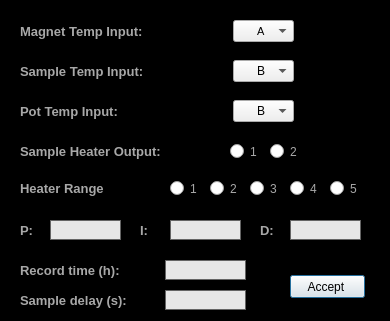
<?xml version="1.0" encoding="UTF-8"?>
<ui version="4.0">
 <class>Dialog</class>
 <widget class="QDialog" name="Dialog">
  <property name="geometry">
   <rect>
    <x>0</x>
    <y>0</y>
    <width>390</width>
    <height>321</height>
   </rect>
  </property>
  <property name="sizePolicy">
   <sizepolicy hsizetype="Fixed" vsizetype="Fixed">
    <horstretch>0</horstretch>
    <verstretch>0</verstretch>
   </sizepolicy>
  </property>
  <property name="minimumSize">
   <size>
    <width>390</width>
    <height>321</height>
   </size>
  </property>
  <property name="maximumSize">
   <size>
    <width>390</width>
    <height>321</height>
   </size>
  </property>
  <property name="windowTitle">
   <string>Measurement Settings</string>
  </property>
  <property name="windowIcon">
   <iconset resource="../Resources/nSOTScannerResources.qrc">
    <normaloff>:/nSOTScanner/Pictures/jj_schema.svg</normaloff>:/nSOTScanner/Pictures/jj_schema.svg</iconset>
  </property>
  <property name="styleSheet">
   <string notr="true">#Dialog{background-color: rgb(0,0,0);}

QLabel{
color:rgb(168,168,168)
}

QLineEdit{
border: 1px solid rgb(100,100,100);
background-color:rgb(230,230,230);
}

QCheckBox{
color: rgb(168,168,168)
}

QRadioButton{
color: rgb(168,168,168)
}</string>
  </property>
  <widget class="QPushButton" name="pushButton">
   <property name="geometry">
    <rect>
     <x>290</x>
     <y>275</y>
     <width>75</width>
     <height>23</height>
    </rect>
   </property>
   <property name="text">
    <string>Accept </string>
   </property>
  </widget>
  <widget class="QLineEdit" name="lineEdit_I">
   <property name="geometry">
    <rect>
     <x>170</x>
     <y>220</y>
     <width>71</width>
     <height>20</height>
    </rect>
   </property>
   <property name="alignment">
    <set>Qt::AlignCenter</set>
   </property>
  </widget>
  <widget class="QLineEdit" name="lineEdit_D">
   <property name="geometry">
    <rect>
     <x>290</x>
     <y>220</y>
     <width>71</width>
     <height>20</height>
    </rect>
   </property>
   <property name="alignment">
    <set>Qt::AlignCenter</set>
   </property>
  </widget>
  <widget class="QLineEdit" name="lineEdit_P">
   <property name="geometry">
    <rect>
     <x>50</x>
     <y>220</y>
     <width>71</width>
     <height>20</height>
    </rect>
   </property>
   <property name="alignment">
    <set>Qt::AlignCenter</set>
   </property>
  </widget>
  <widget class="QLabel" name="label_6">
   <property name="geometry">
    <rect>
     <x>140</x>
     <y>220</y>
     <width>46</width>
     <height>20</height>
    </rect>
   </property>
   <property name="font">
    <font>
     <pointsize>10</pointsize>
     <weight>75</weight>
     <bold>true</bold>
    </font>
   </property>
   <property name="text">
    <string>I:</string>
   </property>
  </widget>
  <widget class="QLabel" name="label_5">
   <property name="geometry">
    <rect>
     <x>20</x>
     <y>220</y>
     <width>46</width>
     <height>20</height>
    </rect>
   </property>
   <property name="font">
    <font>
     <pointsize>10</pointsize>
     <weight>75</weight>
     <bold>true</bold>
    </font>
   </property>
   <property name="text">
    <string>P:</string>
   </property>
  </widget>
  <widget class="QLabel" name="label_7">
   <property name="geometry">
    <rect>
     <x>260</x>
     <y>220</y>
     <width>46</width>
     <height>20</height>
    </rect>
   </property>
   <property name="font">
    <font>
     <pointsize>10</pointsize>
     <weight>75</weight>
     <bold>true</bold>
    </font>
   </property>
   <property name="text">
    <string>D:</string>
   </property>
  </widget>
  <widget class="QLabel" name="label_4">
   <property name="geometry">
    <rect>
     <x>20</x>
     <y>180</y>
     <width>101</width>
     <height>16</height>
    </rect>
   </property>
   <property name="font">
    <font>
     <pointsize>10</pointsize>
     <weight>75</weight>
     <bold>true</bold>
    </font>
   </property>
   <property name="text">
    <string>Heater Range</string>
   </property>
  </widget>
  <widget class="QLabel" name="label">
   <property name="geometry">
    <rect>
     <x>20</x>
     <y>260</y>
     <width>131</width>
     <height>20</height>
    </rect>
   </property>
   <property name="font">
    <font>
     <pointsize>10</pointsize>
     <weight>75</weight>
     <bold>true</bold>
    </font>
   </property>
   <property name="text">
    <string>Record time (h): </string>
   </property>
  </widget>
  <widget class="QLineEdit" name="lineEdit_time">
   <property name="geometry">
    <rect>
     <x>165</x>
     <y>260</y>
     <width>81</width>
     <height>20</height>
    </rect>
   </property>
   <property name="alignment">
    <set>Qt::AlignCenter</set>
   </property>
  </widget>
  <widget class="QLabel" name="label_8">
   <property name="geometry">
    <rect>
     <x>20</x>
     <y>20</y>
     <width>141</width>
     <height>22</height>
    </rect>
   </property>
   <property name="font">
    <font>
     <pointsize>10</pointsize>
     <weight>75</weight>
     <bold>true</bold>
    </font>
   </property>
   <property name="text">
    <string>Magnet Temp Input: </string>
   </property>
  </widget>
  <widget class="QLabel" name="label_9">
   <property name="geometry">
    <rect>
     <x>20</x>
     <y>60</y>
     <width>141</width>
     <height>22</height>
    </rect>
   </property>
   <property name="font">
    <font>
     <pointsize>10</pointsize>
     <weight>75</weight>
     <bold>true</bold>
    </font>
   </property>
   <property name="text">
    <string>Sample Temp Input: </string>
   </property>
  </widget>
  <widget class="QLabel" name="label_10">
   <property name="geometry">
    <rect>
     <x>20</x>
     <y>140</y>
     <width>161</width>
     <height>22</height>
    </rect>
   </property>
   <property name="font">
    <font>
     <pointsize>10</pointsize>
     <weight>75</weight>
     <bold>true</bold>
    </font>
   </property>
   <property name="text">
    <string>Sample Heater Output:</string>
   </property>
  </widget>
  <widget class="QComboBox" name="comboBox_MagInput">
   <property name="geometry">
    <rect>
     <x>233</x>
     <y>20</y>
     <width>61</width>
     <height>22</height>
    </rect>
   </property>
   <property name="font">
    <font>
     <pointsize>8</pointsize>
    </font>
   </property>
   <property name="styleSheet">
    <string notr="true">#comboBox_MagInput{
padding-left: 23px
}</string>
   </property>
   <property name="editable">
    <bool>false</bool>
   </property>
   <item>
    <property name="text">
     <string>A</string>
    </property>
   </item>
   <item>
    <property name="text">
     <string>B</string>
    </property>
   </item>
   <item>
    <property name="text">
     <string>C</string>
    </property>
   </item>
   <item>
    <property name="text">
     <string>D1</string>
    </property>
   </item>
   <item>
    <property name="text">
     <string>D2</string>
    </property>
   </item>
   <item>
    <property name="text">
     <string>D3</string>
    </property>
   </item>
   <item>
    <property name="text">
     <string>D4</string>
    </property>
   </item>
   <item>
    <property name="text">
     <string>D5</string>
    </property>
   </item>
  </widget>
  <widget class="QComboBox" name="comboBox_sampInput">
   <property name="geometry">
    <rect>
     <x>233</x>
     <y>60</y>
     <width>61</width>
     <height>22</height>
    </rect>
   </property>
   <property name="styleSheet">
    <string notr="true">#comboBox_sampInput{
padding-left: 23px
}</string>
   </property>
   <property name="currentIndex">
    <number>1</number>
   </property>
   <item>
    <property name="text">
     <string>A</string>
    </property>
   </item>
   <item>
    <property name="text">
     <string>B</string>
    </property>
   </item>
   <item>
    <property name="text">
     <string>C</string>
    </property>
   </item>
   <item>
    <property name="text">
     <string>D1</string>
    </property>
   </item>
   <item>
    <property name="text">
     <string>D2</string>
    </property>
   </item>
   <item>
    <property name="text">
     <string>D3</string>
    </property>
   </item>
   <item>
    <property name="text">
     <string>D4</string>
    </property>
   </item>
   <item>
    <property name="text">
     <string>D5</string>
    </property>
   </item>
  </widget>
  <widget class="QFrame" name="frame">
   <property name="geometry">
    <rect>
     <x>160</x>
     <y>170</y>
     <width>211</width>
     <height>41</height>
    </rect>
   </property>
   <property name="styleSheet">
    <string notr="true"/>
   </property>
   <property name="frameShape">
    <enum>QFrame::Box</enum>
   </property>
   <property name="frameShadow">
    <enum>QFrame::Plain</enum>
   </property>
   <property name="lineWidth">
    <number>1</number>
   </property>
   <widget class="QRadioButton" name="radioButton_5">
    <property name="geometry">
     <rect>
      <x>170</x>
      <y>10</y>
      <width>31</width>
      <height>17</height>
     </rect>
    </property>
    <property name="text">
     <string>5</string>
    </property>
   </widget>
   <widget class="QRadioButton" name="radioButton_3">
    <property name="geometry">
     <rect>
      <x>90</x>
      <y>10</y>
      <width>31</width>
      <height>17</height>
     </rect>
    </property>
    <property name="text">
     <string>3</string>
    </property>
   </widget>
   <widget class="QRadioButton" name="radioButton_4">
    <property name="geometry">
     <rect>
      <x>130</x>
      <y>10</y>
      <width>31</width>
      <height>17</height>
     </rect>
    </property>
    <property name="text">
     <string>4</string>
    </property>
   </widget>
   <widget class="QRadioButton" name="radioButton_2">
    <property name="geometry">
     <rect>
      <x>50</x>
      <y>10</y>
      <width>31</width>
      <height>17</height>
     </rect>
    </property>
    <property name="text">
     <string>2</string>
    </property>
   </widget>
   <widget class="QRadioButton" name="radioButton_1">
    <property name="geometry">
     <rect>
      <x>10</x>
      <y>10</y>
      <width>41</width>
      <height>17</height>
     </rect>
    </property>
    <property name="text">
     <string>1</string>
    </property>
   </widget>
  </widget>
  <widget class="QFrame" name="frame_2">
   <property name="geometry">
    <rect>
     <x>220</x>
     <y>130</y>
     <width>91</width>
     <height>44</height>
    </rect>
   </property>
   <property name="styleSheet">
    <string notr="true"/>
   </property>
   <property name="frameShape">
    <enum>QFrame::Box</enum>
   </property>
   <property name="frameShadow">
    <enum>QFrame::Plain</enum>
   </property>
   <property name="lineWidth">
    <number>1</number>
   </property>
   <widget class="QRadioButton" name="radioButton_heat2">
    <property name="geometry">
     <rect>
      <x>50</x>
      <y>13</y>
      <width>31</width>
      <height>17</height>
     </rect>
    </property>
    <property name="text">
     <string>2</string>
    </property>
   </widget>
   <widget class="QRadioButton" name="radioButton_heat1">
    <property name="geometry">
     <rect>
      <x>10</x>
      <y>13</y>
      <width>41</width>
      <height>17</height>
     </rect>
    </property>
    <property name="text">
     <string>1</string>
    </property>
   </widget>
  </widget>
  <widget class="QLineEdit" name="lineEdit_delay">
   <property name="geometry">
    <rect>
     <x>165</x>
     <y>290</y>
     <width>81</width>
     <height>20</height>
    </rect>
   </property>
   <property name="alignment">
    <set>Qt::AlignCenter</set>
   </property>
  </widget>
  <widget class="QLabel" name="label_2">
   <property name="geometry">
    <rect>
     <x>20</x>
     <y>290</y>
     <width>131</width>
     <height>20</height>
    </rect>
   </property>
   <property name="font">
    <font>
     <pointsize>10</pointsize>
     <weight>75</weight>
     <bold>true</bold>
    </font>
   </property>
   <property name="text">
    <string>Sample delay (s):</string>
   </property>
  </widget>
  <widget class="QLabel" name="label_11">
   <property name="geometry">
    <rect>
     <x>20</x>
     <y>100</y>
     <width>141</width>
     <height>22</height>
    </rect>
   </property>
   <property name="font">
    <font>
     <pointsize>10</pointsize>
     <weight>75</weight>
     <bold>true</bold>
    </font>
   </property>
   <property name="text">
    <string>Pot Temp Input: </string>
   </property>
  </widget>
  <widget class="QComboBox" name="comboBox_potInput">
   <property name="geometry">
    <rect>
     <x>233</x>
     <y>100</y>
     <width>61</width>
     <height>22</height>
    </rect>
   </property>
   <property name="styleSheet">
    <string notr="true">#comboBox_potInput{
padding-left: 23px
}</string>
   </property>
   <property name="currentIndex">
    <number>1</number>
   </property>
   <item>
    <property name="text">
     <string>A</string>
    </property>
   </item>
   <item>
    <property name="text">
     <string>B</string>
    </property>
   </item>
   <item>
    <property name="text">
     <string>C</string>
    </property>
   </item>
   <item>
    <property name="text">
     <string>D1</string>
    </property>
   </item>
   <item>
    <property name="text">
     <string>D2</string>
    </property>
   </item>
   <item>
    <property name="text">
     <string>D3</string>
    </property>
   </item>
   <item>
    <property name="text">
     <string>D4</string>
    </property>
   </item>
   <item>
    <property name="text">
     <string>D5</string>
    </property>
   </item>
  </widget>
 </widget>
 <tabstops>
  <tabstop>pushButton</tabstop>
 </tabstops>
 <resources>
  <include location="../Resources/nSOTScannerResources.qrc"/>
 </resources>
 <connections/>
</ui>
